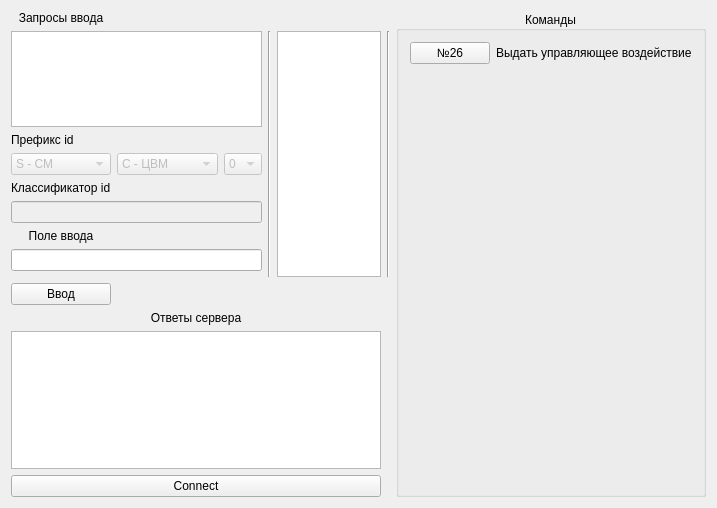
<?xml version="1.0" encoding="UTF-8"?>
<ui version="4.0">
 <class>MainWindow</class>
 <widget class="QMainWindow" name="MainWindow">
  <property name="geometry">
   <rect>
    <x>0</x>
    <y>0</y>
    <width>717</width>
    <height>508</height>
   </rect>
  </property>
  <property name="minimumSize">
   <size>
    <width>600</width>
    <height>400</height>
   </size>
  </property>
  <property name="windowTitle">
   <string>GNUClient</string>
  </property>
  <widget class="QWidget" name="centralWidget">
   <layout class="QGridLayout" name="gridLayout">
    <item row="0" column="0">
     <widget class="QLabel" name="label_req">
      <property name="text">
       <string>Запросы ввода</string>
      </property>
      <property name="alignment">
       <set>Qt::AlignCenter</set>
      </property>
     </widget>
    </item>
    <item row="2" column="0">
     <widget class="QLabel" name="label_2">
      <property name="text">
       <string>Префикс id</string>
      </property>
     </widget>
    </item>
    <item row="10" column="0" colspan="5">
     <widget class="QLabel" name="label">
      <property name="text">
       <string>Ответы сервера</string>
      </property>
      <property name="alignment">
       <set>Qt::AlignCenter</set>
      </property>
     </widget>
    </item>
    <item row="0" column="6" rowspan="13">
     <widget class="QGroupBox" name="Commands">
      <property name="minimumSize">
       <size>
        <width>0</width>
        <height>0</height>
       </size>
      </property>
      <property name="title">
       <string>Команды</string>
      </property>
      <property name="alignment">
       <set>Qt::AlignCenter</set>
      </property>
      <layout class="QFormLayout" name="formLayout">
       <item row="0" column="0">
        <widget class="QPushButton" name="pushButton_26">
         <property name="enabled">
          <bool>true</bool>
         </property>
         <property name="text">
          <string>№26</string>
         </property>
        </widget>
       </item>
       <item row="0" column="1">
        <widget class="QLabel" name="label_3">
         <property name="text">
          <string>Выдать управляющее воздействие</string>
         </property>
        </widget>
       </item>
      </layout>
     </widget>
    </item>
    <item row="3" column="1">
     <widget class="QComboBox" name="comboBox_2">
      <property name="enabled">
       <bool>false</bool>
      </property>
      <item>
       <property name="text">
        <string>C - ЦВМ</string>
       </property>
      </item>
      <item>
       <property name="text">
        <string>T - ТВМ, ТВУ</string>
       </property>
      </item>
      <item>
       <property name="text">
        <string>P - КЦП</string>
       </property>
      </item>
      <item>
       <property name="text">
        <string>V - ЦВМ</string>
       </property>
      </item>
      <item>
       <property name="text">
        <string>X - ТВМ</string>
       </property>
      </item>
      <item>
       <property name="text">
        <string>Y - ТВМ</string>
       </property>
      </item>
      <item>
       <property name="text">
        <string>Z - ТВМ</string>
       </property>
      </item>
      <item>
       <property name="text">
        <string>D - УС17</string>
       </property>
      </item>
      <item>
       <property name="text">
        <string>E - УС17</string>
       </property>
      </item>
     </widget>
    </item>
    <item row="3" column="2">
     <widget class="QComboBox" name="comboBox_3">
      <property name="enabled">
       <bool>false</bool>
      </property>
      <item>
       <property name="text">
        <string>0</string>
       </property>
      </item>
      <item>
       <property name="text">
        <string>1</string>
       </property>
      </item>
      <item>
       <property name="text">
        <string>2</string>
       </property>
      </item>
      <item>
       <property name="text">
        <string>3</string>
       </property>
      </item>
      <item>
       <property name="text">
        <string>A</string>
       </property>
      </item>
      <item>
       <property name="text">
        <string>B</string>
       </property>
      </item>
     </widget>
    </item>
    <item row="1" column="0" colspan="3">
     <widget class="QPlainTextEdit" name="plainText_req">
      <property name="maximumSize">
       <size>
        <width>400</width>
        <height>150</height>
       </size>
      </property>
     </widget>
    </item>
    <item row="4" column="0">
     <widget class="QLabel" name="label_4">
      <property name="text">
       <string>Классификатор id</string>
      </property>
     </widget>
    </item>
    <item row="12" column="0" colspan="5">
     <widget class="QPushButton" name="btn_connecting">
      <property name="text">
       <string>Connect</string>
      </property>
     </widget>
    </item>
    <item row="1" column="4" rowspan="8">
     <widget class="QPlainTextEdit" name="plainTextEdit_inputData">
      <property name="sizePolicy">
       <sizepolicy hsizetype="Expanding" vsizetype="Expanding">
        <horstretch>0</horstretch>
        <verstretch>0</verstretch>
       </sizepolicy>
      </property>
     </widget>
    </item>
    <item row="9" column="0">
     <widget class="QPushButton" name="pushButton_Enter">
      <property name="text">
       <string>Ввод</string>
      </property>
     </widget>
    </item>
    <item row="3" column="0">
     <widget class="QComboBox" name="comboBox">
      <property name="enabled">
       <bool>false</bool>
      </property>
      <item>
       <property name="text">
        <string>S - СМ</string>
       </property>
      </item>
      <item>
       <property name="text">
        <string>N - МИМ1</string>
       </property>
      </item>
      <item>
       <property name="text">
        <string>H - МИМ2</string>
       </property>
      </item>
      <item>
       <property name="text">
        <string>M - МЛМ</string>
       </property>
      </item>
      <item>
       <property name="text">
        <string>R - НЭМ</string>
       </property>
      </item>
     </widget>
    </item>
    <item row="6" column="0">
     <widget class="QLabel" name="label_enter">
      <property name="text">
       <string>Поле ввода</string>
      </property>
      <property name="alignment">
       <set>Qt::AlignCenter</set>
      </property>
     </widget>
    </item>
    <item row="11" column="0" colspan="5">
     <widget class="QPlainTextEdit" name="plainTextEdit"/>
    </item>
    <item row="1" column="5" rowspan="8">
     <widget class="Line" name="line">
      <property name="orientation">
       <enum>Qt::Vertical</enum>
      </property>
     </widget>
    </item>
    <item row="1" column="3" rowspan="8">
     <widget class="Line" name="line_2">
      <property name="orientation">
       <enum>Qt::Vertical</enum>
      </property>
     </widget>
    </item>
    <item row="7" column="0" colspan="3">
     <widget class="QLineEdit" name="plainText_enter"/>
    </item>
    <item row="5" column="0" colspan="3">
     <widget class="QLineEdit" name="plainTextEdit_class_id">
      <property name="enabled">
       <bool>false</bool>
      </property>
      <property name="maxLength">
       <number>5</number>
      </property>
     </widget>
    </item>
   </layout>
  </widget>
 </widget>
 <layoutdefault spacing="6" margin="11"/>
 <resources/>
 <connections/>
</ui>
